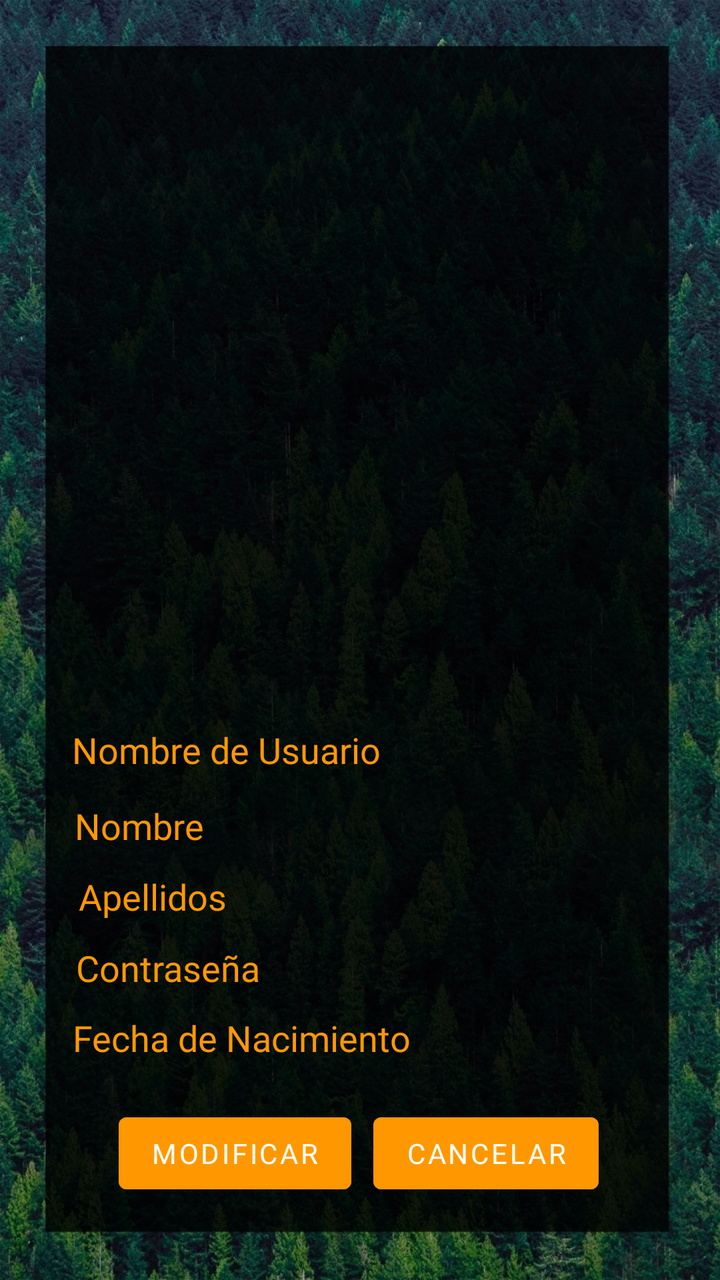
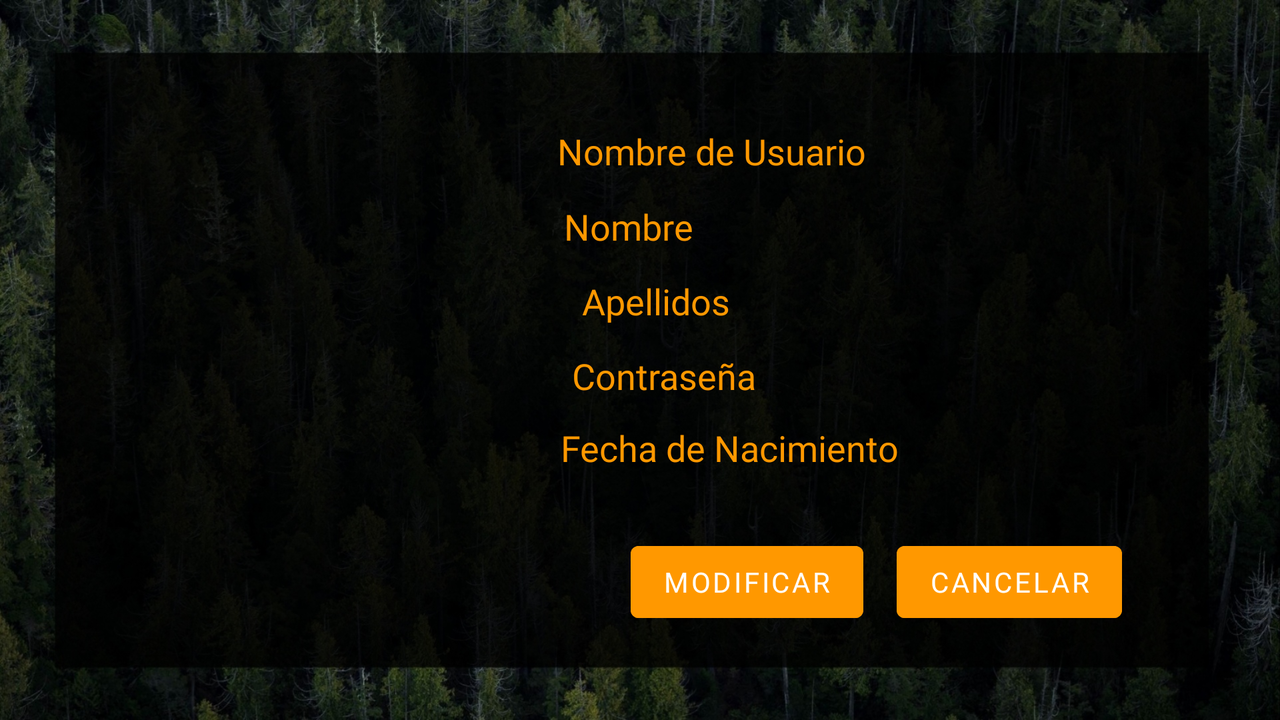

One screen, two layout resources from the same app: the default and the repository's alternative for another configuration. Each is rendered where Android would select it; the XML of both is given below.
<!-- AndroidManifest.xml: application theme Theme.Entrega2_DAS -->
<!-- res/layout/activity_mi_perfil.xml -->
<?xml version="1.0" encoding="utf-8"?>
<androidx.constraintlayout.widget.ConstraintLayout xmlns:android="http://schemas.android.com/apk/res/android"
    xmlns:app="http://schemas.android.com/apk/res-auto"
    xmlns:tools="http://schemas.android.com/tools"
    android:layout_width="match_parent"
    android:layout_height="match_parent"
    android:background="@drawable/fondomiperfil"
    tools:context=".Principal.MiPerfil">

    <Button
        android:id="@+id/bC"
        android:layout_width="wrap_content"
        android:layout_height="wrap_content"
        android:backgroundTint="#FF9800"
        android:fontFamily="@font/allerta_stencil"
        android:text="Cancelar"
        app:layout_constraintBottom_toBottomOf="parent"
        app:layout_constraintEnd_toEndOf="parent"
        app:layout_constraintHorizontal_bias="0.755"
        app:layout_constraintStart_toStartOf="parent"
        app:layout_constraintTop_toBottomOf="@+id/tvCumpleanos"
        app:layout_constraintVertical_bias="0.356" />

    <TextView
        android:id="@+id/tvContra"
        android:layout_width="wrap_content"
        android:layout_height="wrap_content"
        android:fontFamily="@font/monofett"
        android:text="Contraseña"
        android:textColor="#FF9800"
        android:textSize="18sp"
        app:layout_constraintBottom_toBottomOf="parent"
        app:layout_constraintEnd_toEndOf="parent"
        app:layout_constraintHorizontal_bias="0.142"
        app:layout_constraintStart_toStartOf="parent"
        app:layout_constraintTop_toBottomOf="@+id/tvApe"
        app:layout_constraintVertical_bias="0.072" />

    <TextView
        android:id="@+id/tvCumpleanos"
        android:layout_width="wrap_content"
        android:layout_height="wrap_content"
        android:fontFamily="@font/monofett"
        android:text="Fecha de Nacimiento"
        android:textColor="#FF9800"
        android:textSize="18sp"
        app:layout_constraintBottom_toBottomOf="parent"
        app:layout_constraintEnd_toEndOf="parent"
        app:layout_constraintHorizontal_bias="0.19"
        app:layout_constraintStart_toStartOf="parent"
        app:layout_constraintTop_toBottomOf="@+id/tvContra"
        app:layout_constraintVertical_bias="0.09" />

    <TextView
        android:id="@+id/tvApe"
        android:layout_width="wrap_content"
        android:layout_height="wrap_content"
        android:fontFamily="@font/monofett"
        android:text="Apellidos"
        android:textColor="#FF9800"
        android:textSize="18sp"
        app:layout_constraintBottom_toBottomOf="parent"
        app:layout_constraintEnd_toEndOf="parent"
        app:layout_constraintHorizontal_bias="0.138"
        app:layout_constraintStart_toStartOf="parent"
        app:layout_constraintTop_toBottomOf="@+id/tvNom"
        app:layout_constraintVertical_bias="0.058" />

    <TextView
        android:id="@+id/tvNom"
        android:layout_width="wrap_content"
        android:layout_height="wrap_content"
        android:fontFamily="@font/monofett"
        android:text="Nombre"
        android:textColor="#FF9800"
        android:textSize="18sp"
        app:layout_constraintBottom_toBottomOf="parent"
        app:layout_constraintEnd_toEndOf="parent"
        app:layout_constraintHorizontal_bias="0.126"
        app:layout_constraintStart_toStartOf="parent"
        app:layout_constraintTop_toBottomOf="@+id/tvNUsu"
        app:layout_constraintVertical_bias="0.06" />

    <TextView
        android:id="@+id/tvNUsu"
        android:layout_width="wrap_content"
        android:layout_height="wrap_content"
        android:fontFamily="@font/monofett"
        android:text="Nombre de Usuario"
        android:textColor="#FF9800"
        android:textSize="18sp"
        app:layout_constraintBottom_toBottomOf="parent"
        app:layout_constraintEnd_toEndOf="parent"
        app:layout_constraintHorizontal_bias="0.175"
        app:layout_constraintStart_toStartOf="parent"
        app:layout_constraintTop_toBottomOf="@+id/imageView"
        app:layout_constraintVertical_bias="0.061" />

    <ImageView
        android:id="@+id/imageView"
        android:layout_width="268dp"
        android:layout_height="317dp"
        app:layout_constraintBottom_toBottomOf="parent"
        app:layout_constraintEnd_toEndOf="parent"
        app:layout_constraintHorizontal_bias="0.496"
        app:layout_constraintStart_toStartOf="parent"
        app:layout_constraintTop_toTopOf="parent"
        app:layout_constraintVertical_bias="0.091"
        app:srcCompat="@drawable/perfil" />

    <Button
        android:id="@+id/bA"
        android:layout_width="wrap_content"
        android:layout_height="wrap_content"
        android:backgroundTint="#FF9800"
        android:fontFamily="@font/allerta_stencil"
        android:text="Modificar"
        app:layout_constraintBottom_toBottomOf="parent"
        app:layout_constraintEnd_toEndOf="parent"
        app:layout_constraintHorizontal_bias="0.243"
        app:layout_constraintStart_toStartOf="parent"
        app:layout_constraintTop_toBottomOf="@+id/tvCumpleanos"
        app:layout_constraintVertical_bias="0.356" />
</androidx.constraintlayout.widget.ConstraintLayout>
<!-- resources referenced by this layout -->
<resources>
  <!-- drawable fondomiperfil: jpg bitmap (drawable, 550049 bytes) -->
  <style name="Theme.Entrega2_DAS" parent="Theme.MaterialComponents.DayNight.DarkActionBar">
          
          <item name="colorPrimary">@color/purple_500</item>
          <item name="colorPrimaryVariant">@color/purple_700</item>
          <item name="colorOnPrimary">@color/white</item>
          
          <item name="colorSecondary">@color/teal_200</item>
          <item name="colorSecondaryVariant">@color/teal_700</item>
          <item name="colorOnSecondary">@color/black</item>
          
          <item name="android:statusBarColor" tools:targetApi="l">?attr/colorPrimaryVariant</item>
          
      </style>
</resources>
<!-- res/layout-land/activity_mi_perfil.xml (the repository's variant of the layout above) -->
<!-- drawn on the phone turned sideways -->
<?xml version="1.0" encoding="utf-8"?>
<androidx.constraintlayout.widget.ConstraintLayout xmlns:android="http://schemas.android.com/apk/res/android"
    xmlns:app="http://schemas.android.com/apk/res-auto"
    xmlns:tools="http://schemas.android.com/tools"
    android:layout_width="match_parent"
    android:layout_height="match_parent"
    android:background="@drawable/fondomiperfilland"
    tools:context=".Principal.MiPerfil">

    <Button
        android:id="@+id/bC"
        android:layout_width="wrap_content"
        android:layout_height="wrap_content"
        android:backgroundTint="#FF9800"
        android:fontFamily="@font/allerta_stencil"
        android:text="Cancelar"
        app:layout_constraintBottom_toBottomOf="parent"
        app:layout_constraintEnd_toEndOf="parent"
        app:layout_constraintHorizontal_bias="0.85"
        app:layout_constraintStart_toStartOf="parent"
        app:layout_constraintTop_toBottomOf="@+id/tvCumpleanos"
        app:layout_constraintVertical_bias="0.409" />

    <TextView
        android:id="@+id/tvNUsu"
        android:layout_width="wrap_content"
        android:layout_height="wrap_content"
        android:fontFamily="@font/monofett"
        android:text="Nombre de Usuario"
        android:textColor="#FF9800"
        android:textSize="18sp"
        app:layout_constraintBottom_toBottomOf="parent"
        app:layout_constraintEnd_toEndOf="parent"
        app:layout_constraintHorizontal_bias="0.574"
        app:layout_constraintStart_toStartOf="parent"
        app:layout_constraintTop_toTopOf="parent"
        app:layout_constraintVertical_bias="0.189" />

    <TextView
        android:id="@+id/tvCumpleanos"
        android:layout_width="wrap_content"
        android:layout_height="wrap_content"
        android:fontFamily="@font/monofett"
        android:text="Fecha de Nacimiento"
        android:textColor="#FF9800"
        android:textSize="18sp"
        app:layout_constraintBottom_toBottomOf="parent"
        app:layout_constraintEnd_toEndOf="parent"
        app:layout_constraintHorizontal_bias="0.595"
        app:layout_constraintStart_toStartOf="parent"
        app:layout_constraintTop_toBottomOf="@+id/tvContra"
        app:layout_constraintVertical_bias="0.086" />

    <TextView
        android:id="@+id/tvNom"
        android:layout_width="wrap_content"
        android:layout_height="wrap_content"
        android:fontFamily="@font/monofett"
        android:text="Nombre"
        android:textColor="#FF9800"
        android:textSize="18sp"
        app:layout_constraintBottom_toBottomOf="parent"
        app:layout_constraintEnd_toEndOf="parent"
        app:layout_constraintHorizontal_bias="0.49"
        app:layout_constraintStart_toStartOf="parent"
        app:layout_constraintTop_toBottomOf="@+id/tvNUsu"
        app:layout_constraintVertical_bias="0.054" />

    <TextView
        android:id="@+id/tvContra"
        android:layout_width="wrap_content"
        android:layout_height="wrap_content"
        android:fontFamily="@font/monofett"
        android:text="Contraseña"
        android:textColor="#FF9800"
        android:textSize="18sp"
        app:layout_constraintBottom_toBottomOf="parent"
        app:layout_constraintEnd_toEndOf="parent"
        app:layout_constraintHorizontal_bias="0.522"
        app:layout_constraintStart_toStartOf="parent"
        app:layout_constraintTop_toBottomOf="@+id/tvApe"
        app:layout_constraintVertical_bias="0.075" />

    <TextView
        android:id="@+id/tvApe"
        android:layout_width="wrap_content"
        android:layout_height="wrap_content"
        android:fontFamily="@font/monofett"
        android:text="Apellidos"
        android:textColor="#FF9800"
        android:textSize="18sp"
        app:layout_constraintBottom_toBottomOf="parent"
        app:layout_constraintEnd_toEndOf="parent"
        app:layout_constraintHorizontal_bias="0.514"
        app:layout_constraintStart_toStartOf="parent"
        app:layout_constraintTop_toBottomOf="@+id/tvNom"
        app:layout_constraintVertical_bias="0.062" />

    <ImageView
        android:id="@+id/imageView"
        android:layout_width="232dp"
        android:layout_height="279dp"
        app:layout_constraintBottom_toBottomOf="parent"
        app:layout_constraintEnd_toEndOf="parent"
        app:layout_constraintHorizontal_bias="0.104"
        app:layout_constraintStart_toStartOf="parent"
        app:layout_constraintTop_toTopOf="parent"
        app:srcCompat="@drawable/perfil" />

    <Button
        android:id="@+id/bA"
        android:layout_width="wrap_content"
        android:layout_height="wrap_content"
        android:backgroundTint="#FF9800"
        android:fontFamily="@font/allerta_stencil"
        android:text="Modificar"
        app:layout_constraintBottom_toBottomOf="parent"
        app:layout_constraintEnd_toEndOf="parent"
        app:layout_constraintHorizontal_bias="0.602"
        app:layout_constraintStart_toStartOf="parent"
        app:layout_constraintTop_toBottomOf="@+id/tvCumpleanos"
        app:layout_constraintVertical_bias="0.409" />
</androidx.constraintlayout.widget.ConstraintLayout>
<!-- resources referenced by the variant -->
<!-- as the phone turned sideways resolves them -->
<resources>
  <!-- drawable fondomiperfilland: jpg bitmap (drawable, 475747 bytes) -->
  <style name="Theme.Entrega2_DAS" parent="Theme.MaterialComponents.DayNight.DarkActionBar">
          
          <item name="colorPrimary">@color/purple_500</item>
          <item name="colorPrimaryVariant">@color/purple_700</item>
          <item name="colorOnPrimary">@color/white</item>
          
          <item name="colorSecondary">@color/teal_200</item>
          <item name="colorSecondaryVariant">@color/teal_700</item>
          <item name="colorOnSecondary">@color/black</item>
          
          <item name="android:statusBarColor" tools:targetApi="l">?attr/colorPrimaryVariant</item>
          
      </style>
</resources>
